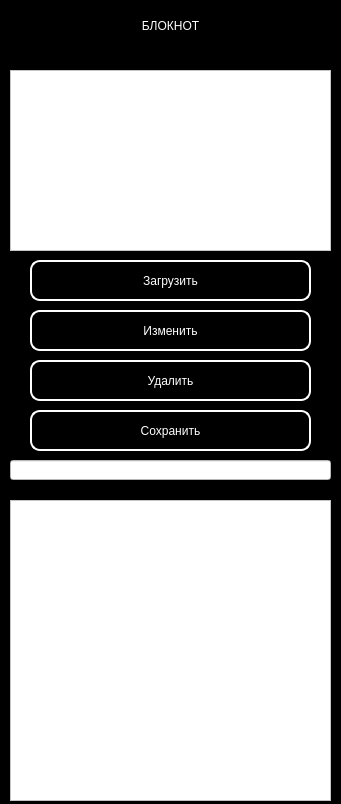
<?xml version="1.0" encoding="UTF-8"?>
<ui version="4.0">
 <class>MainWindow</class>
 <widget class="QMainWindow" name="MainWindow">
  <property name="geometry">
   <rect>
    <x>0</x>
    <y>0</y>
    <width>341</width>
    <height>804</height>
   </rect>
  </property>
  <property name="sizePolicy">
   <sizepolicy hsizetype="Fixed" vsizetype="Fixed">
    <horstretch>255</horstretch>
    <verstretch>255</verstretch>
   </sizepolicy>
  </property>
  <property name="cursor">
   <cursorShape>PointingHandCursor</cursorShape>
  </property>
  <property name="windowTitle">
   <string>Блокнот</string>
  </property>
  <property name="styleSheet">
   <string notr="true">background-color: rgb(0, 0, 0);</string>
  </property>
  <property name="tabShape">
   <enum>QTabWidget::Rounded</enum>
  </property>
  <widget class="QWidget" name="centralwidget">
   <widget class="QListWidget" name="list_student">
    <property name="geometry">
     <rect>
      <x>10</x>
      <y>500</y>
      <width>321</width>
      <height>301</height>
     </rect>
    </property>
    <property name="maximumSize">
     <size>
      <width>16777213</width>
      <height>16777215</height>
     </size>
    </property>
    <property name="font">
     <font>
      <pointsize>13</pointsize>
     </font>
    </property>
    <property name="layoutDirection">
     <enum>Qt::LeftToRight</enum>
    </property>
    <property name="styleSheet">
     <string notr="true">background-color: rgb(255, 255, 255);</string>
    </property>
    <property name="flow">
     <enum>QListView::TopToBottom</enum>
    </property>
   </widget>
   <widget class="QLabel" name="title">
    <property name="geometry">
     <rect>
      <x>0</x>
      <y>0</y>
      <width>341</width>
      <height>51</height>
     </rect>
    </property>
    <property name="styleSheet">
     <string notr="true">color: rgb(255, 255, 255);
font: 81 30pt &quot;Rockwell Extra Bold&quot;;</string>
    </property>
    <property name="text">
     <string>БЛОКНОТ</string>
    </property>
    <property name="alignment">
     <set>Qt::AlignCenter</set>
    </property>
   </widget>
   <widget class="QPushButton" name="btn_save">
    <property name="geometry">
     <rect>
      <x>30</x>
      <y>410</y>
      <width>281</width>
      <height>41</height>
     </rect>
    </property>
    <property name="styleSheet">
     <string notr="true">QPushButton{
border-radius: 50%;
color: white;
border-style: outset;
border-width: 2px;
border-radius: 10px;
}
QPushButton:pressed{
	background-color: rgb(63, 63, 63);
}</string>
    </property>
    <property name="text">
     <string>Сохранить</string>
    </property>
   </widget>
   <widget class="QPushButton" name="btn_delete">
    <property name="geometry">
     <rect>
      <x>30</x>
      <y>360</y>
      <width>281</width>
      <height>41</height>
     </rect>
    </property>
    <property name="styleSheet">
     <string notr="true">QPushButton{
border-radius: 50%;
color: white;
border-style: outset;
border-width: 2px;
border-radius: 10px;
}
QPushButton:pressed{
	background-color: rgb(63, 63, 63);
}</string>
    </property>
    <property name="text">
     <string>Удалить</string>
    </property>
   </widget>
   <widget class="QPushButton" name="btn_change">
    <property name="geometry">
     <rect>
      <x>30</x>
      <y>310</y>
      <width>281</width>
      <height>41</height>
     </rect>
    </property>
    <property name="styleSheet">
     <string notr="true">QPushButton{
border-radius: 50%;
color: white;
border-style: outset;
border-width: 2px;
border-radius: 10px;
}
QPushButton:pressed{
	background-color: rgb(63, 63, 63);
}</string>
    </property>
    <property name="text">
     <string>Изменить</string>
    </property>
   </widget>
   <widget class="QPushButton" name="btn_load">
    <property name="geometry">
     <rect>
      <x>30</x>
      <y>260</y>
      <width>281</width>
      <height>41</height>
     </rect>
    </property>
    <property name="styleSheet">
     <string notr="true">QPushButton{
border-radius: 50%;
color: white;
border-style: outset;
border-width: 2px;
border-radius: 10px;
}
QPushButton:pressed{
	background-color: rgb(63, 63, 63);
}</string>
    </property>
    <property name="text">
     <string>Загрузить</string>
    </property>
   </widget>
   <widget class="QLineEdit" name="name_student">
    <property name="geometry">
     <rect>
      <x>10</x>
      <y>460</y>
      <width>321</width>
      <height>20</height>
     </rect>
    </property>
    <property name="styleSheet">
     <string notr="true">background-color: rgb(255, 255, 255);</string>
    </property>
   </widget>
   <widget class="QTextEdit" name="note">
    <property name="geometry">
     <rect>
      <x>10</x>
      <y>70</y>
      <width>321</width>
      <height>181</height>
     </rect>
    </property>
    <property name="styleSheet">
     <string notr="true">background-color: rgb(255, 255, 255);
font: 75 11pt &quot;Times New Roman&quot;;</string>
    </property>
   </widget>
  </widget>
 </widget>
 <resources/>
 <connections/>
</ui>
